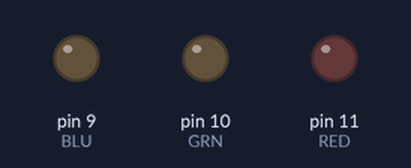
Recording of a sketch running on a simulated Arduino Uno, built with avr-gcc and run on an emulated ATmega328P. Parts: output pins drawn as LEDs (lit = HIGH).

Above: at 0.15 s.
At 16.14 s:
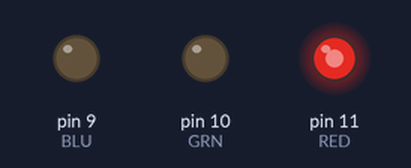
Timing chart, 0 to 16.0 s (numbered marks = the images above):
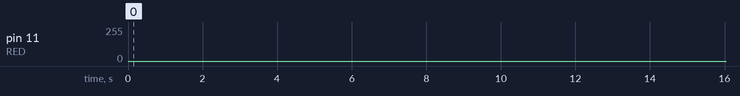

The sketch:

RGB-LED.ino
```cpp
#define BLU 9
#define GRN 10
#define RED 11

int speed = 2;

void setup() {
  pinMode(BLU, OUTPUT);
  pinMode(GRN, OUTPUT);
  pinMode(RED, OUTPUT);
}

void blinking(int pin){
  for (int i = 0; i <= 255; i++) { analogWrite(pin, i); delay(speed); }
  for (int i = 255; i >= 0; i--) { analogWrite(pin, i); delay(speed); }
}

void loop() {
  blinking(RED);
  blinking(GRN);
  blinking(BLU);
}
```
